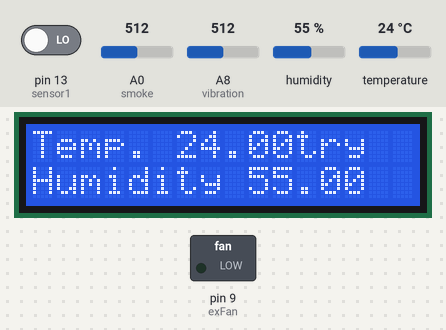
Recording of a sketch running on a simulated Arduino Mega 2560, built with avr-gcc and run on an emulated ATmega2560. Shown: 16×2 character LCD, switched loads named in the sketch (green lamp = pin HIGH). Inputs (shaded band) come from the test bench; at power-on: A8 (vibration) = 512, A0 (smoke) = 512, humidity 55 %, temperature 24 °C, pin 13 (sensor1) LOW. What the sketch prints to the serial monitor is not drawn.

Above: at 1.2 s.
1.3 s: A8 (vibration) set to 986
11.1 s: A8 (vibration) set to 1009
At 15.2 s:
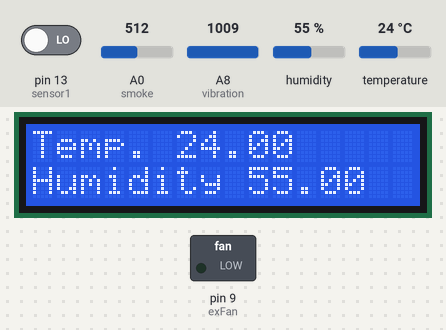
20.9 s: A0 (smoke) set to 1010
29.4 s: humidity set to 22 %
At 38.3 s:
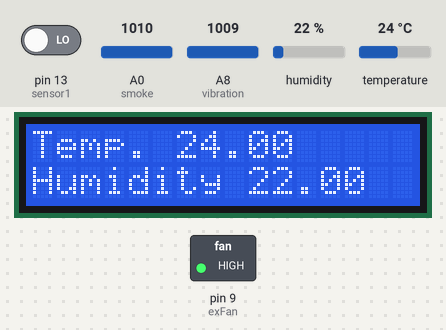
39.0 s: temperature set to 12 °C
At 47.9 s:
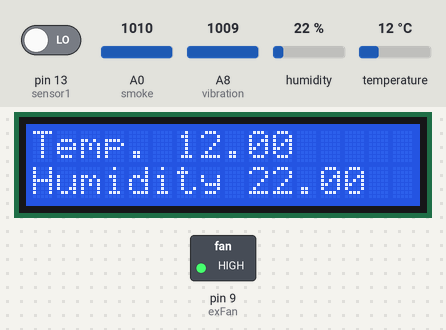
48.5 s: pin 13 (sensor1) driven HIGH
At 51.0 s:
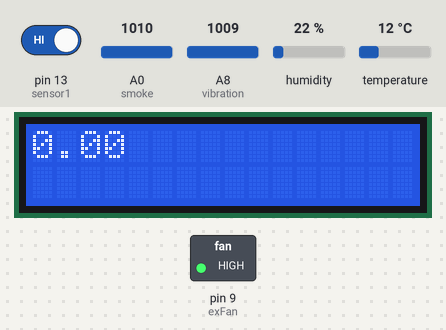
Timing chart, 0 to 52.5 s (numbered marks = the images above; inputs shaded):
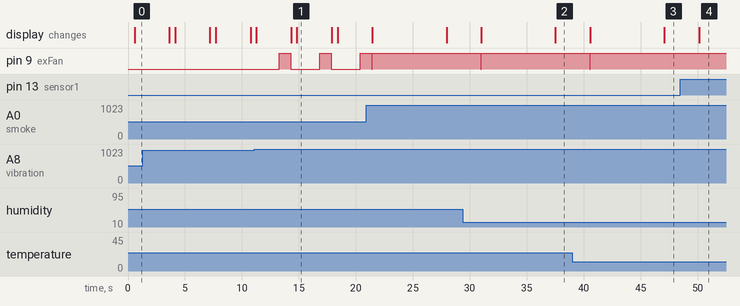

Measured:
- the behaviour switches between 1000 and 1001 on A8 (vibration) (found by bisection; images 0 and 1)
- after the input at 11.1 s, pin 9 (exFan): alternates HIGH for 1.0 s and LOW for 2.6 s, starting after 2.2 s
- after the input at 29.4 s, the display: first differs from a run without the input after 8.1 s (image 2)
- after the input at 39.0 s, the display: first differs from a run without the input after 8.1 s (image 3)
- after the input at 48.5 s, pin 9 (exFan): stays HIGH (without the input it goes to LOW after 1.6 s)
- what the display in image 1 shows lasts 3.1 s, from 14.8 s to 17.9 s

The sketch:

arduinocode.ino
```cpp
// Library Files
#include <DHT.h>
#include <LiquidCrystal.h>
#include <Servo.h>
#include <dht.h>

// LCD Display
//#include <LiquidCrystal.h> // includes the LiquidCrystal Library
//LiquidCrystal lcd(6, 5, 4, 3, 2, 1); // Creates an LC object. Parameters: (rs, enable, d4, d5, d6, d7)
const int rs = 12, en = 11, d4 = 5, d5 = 4, d6 = 3, d7 = 2;
LiquidCrystal lcd(rs, en, d4, d5, d6, d7);


//Temperature
#define datapin 10     // what pin we're connected to
#define DHTTYPE DHT22   // DHT 22  (AM2302)
DHT dht(datapin, DHTTYPE);
int chk;
float hum;  //Stores humidity value
float temp; //Stores temperature value

////Motion Sensor
//int Buzzerpin = 8;// Digital pin n D6 buzzer
int pir1;
//int LedPin3 = 9;
int sensor1 = 13 ;//motion senson1 on D7

//Gas Sensor
const int smoke = A0;
int Buzzerpin = 8;// Digital pin n D6 buzzer
const int exFan = 9; //exFan
const int threshold = 1000;//gas sensor

//Vibration sensor

int vibration = A8; //vibration sensor D0
int LedPin3 = 9; //vibration in led D1 LED

//dust sensor
int measurePin = A15;
int ledPower = 52;

unsigned int samplingTime = 280;
unsigned int deltaTime = 40;
unsigned int sleepTime = 9680;

float voMeasured = 0;
float calcVoltage = 0;
float dustDensity = 0;

void setup() {

  //Motion
//  pinMode(sensor1, INPUT);   // declare sensor as input
//  pinMode(Buzzerpin, OUTPUT);  // declare LED as output

  //gas sensor
  pinMode(smoke, INPUT);
  pinMode(exFan, OUTPUT); //Buzzpin for fire alarm

  //temperature
  dht.begin();

  //Vibration
  pinMode (vibration, INPUT);
  pinMode(LedPin3, OUTPUT);

  //Display
  lcd.begin(16, 2);
  lcd.print("Smart Industry");
  Serial.begin(9600);
}

void loop() {
  gasSensor();
  temperature();
  vibration_sensor();
  motionDetected1();
  lcd.clear();
  lcd.println(temp);
}

                                                                              //Vibration
void vibration_sensor() {
  int vibrationvalue = analogRead(vibration);
  Serial.println("\n Vibration value is");
  Serial.println(vibrationvalue);

  if (vibrationvalue > 1000 ) {
    digitalWrite(LedPin3, HIGH);
    Serial.println("\n Vibration");
    delay(1000);
  }

  else {
    digitalWrite(LedPin3, LOW);
    Serial.println("\n No Vibration");
    delay(1000);
  }
  //  delay(500);
}


                                                         //temperature
void temperature() {

  /* Find Temperature & Humidity */
  float air_temp = dht.readTemperature();
  float humidity = dht.readHumidity();

  /* Print Output on LCD Screen */
  lcd.setCursor(0,0);
  lcd.print(String("Temp. ") + String(air_temp));
  lcd.setCursor(0,1);
  lcd.print(String("Humidity ") + String(humidity));
  Serial.print("Humidity: ");
  Serial.print(humidity);
  Serial.print(" %, Temp: ");
  Serial.print(air_temp);
  Serial.println(" Celsius");

  delay(2000);

}
//void temperature() {
//  delay(1000);
//  //Read data and store it to variables hum and temp
//  hum = dht.readHumidity();
//  temp = dht.readTemperature();
//  Serial.print("Humidity: ");
//  Serial.print(hum);
//  Serial.print(" %, Temp: ");
//  Serial.print(temp);
//  Serial.println(" Celsius");
//  delay(1000);
//}
//#define dataPin 11 // Defines pin number to which the sensor is connected

//
//void temperature() {
//  //Uncomment whatever type you're using!
//  int readData = dht.read22(dataPin); // DHT22/AM2302
//  int readData = dht.read11(dataPin); // DHT11
//
// float hum = dht.readHumidity();
// float temp = dht.readTemperature();
//
//  // Printing the results on the serial monitor
//  Serial.print("Temperature = ");
//  Serial.print(temp);
//  Serial.print(" ");
//  Serial.print((char)176);//shows degrees character
//  Serial.print("C | ");
//  Serial.print((temp * 9.0) / 5.0 + 32.0);//print the temperature in Fahrenheit
//  Serial.print(" ");
//  Serial.print((char)176);//shows degrees character
//  Serial.println("F ");
//  Serial.print("Humidity = ");
//  Serial.print(hum);
//  Serial.println(" % ");
//  Serial.println("");
//
//  delay(2000); // Delays 2 secods
//}
                                                                                          //Motion Sensor Detection
void motionDetected1() {
  pir1 = digitalRead (sensor1);
    Serial.println(pir1);

  if (pir1 == HIGH) {
    digitalWrite(LedPin3, HIGH);
    Serial.println("\n Motion Detected");
     Serial.println(pir1);
    delay(50);
    digitalWrite(LedPin3, LOW);

  }
  else {
    digitalWrite(LedPin3, LOW);
    Serial.println(" Motion Not Detected");
    Serial.println(pir1);
    delay(50);
  }
}

                                                                //gas sensor
void gasSensor() {
  int analogValue = analogRead(smoke);

  Serial.println("\n Gas value = ");
  Serial.println(analogValue);

  if (analogValue > threshold) {
    digitalWrite(exFan, HIGH);
    digitalWrite(Buzzerpin, HIGH);
    delay(1000);
    digitalWrite(Buzzerpin, LOW);
    delay(5000);

  }
  else if (analogValue == threshold) {
    digitalWrite(exFan, LOW);
    delay(400);
    //digitalWrite(Buzzerpin, LOW);
  }
  else {
    digitalWrite(exFan, LOW);
  }

  //  Serial.println(analogRead(A0));
  delay(500);
}
```
